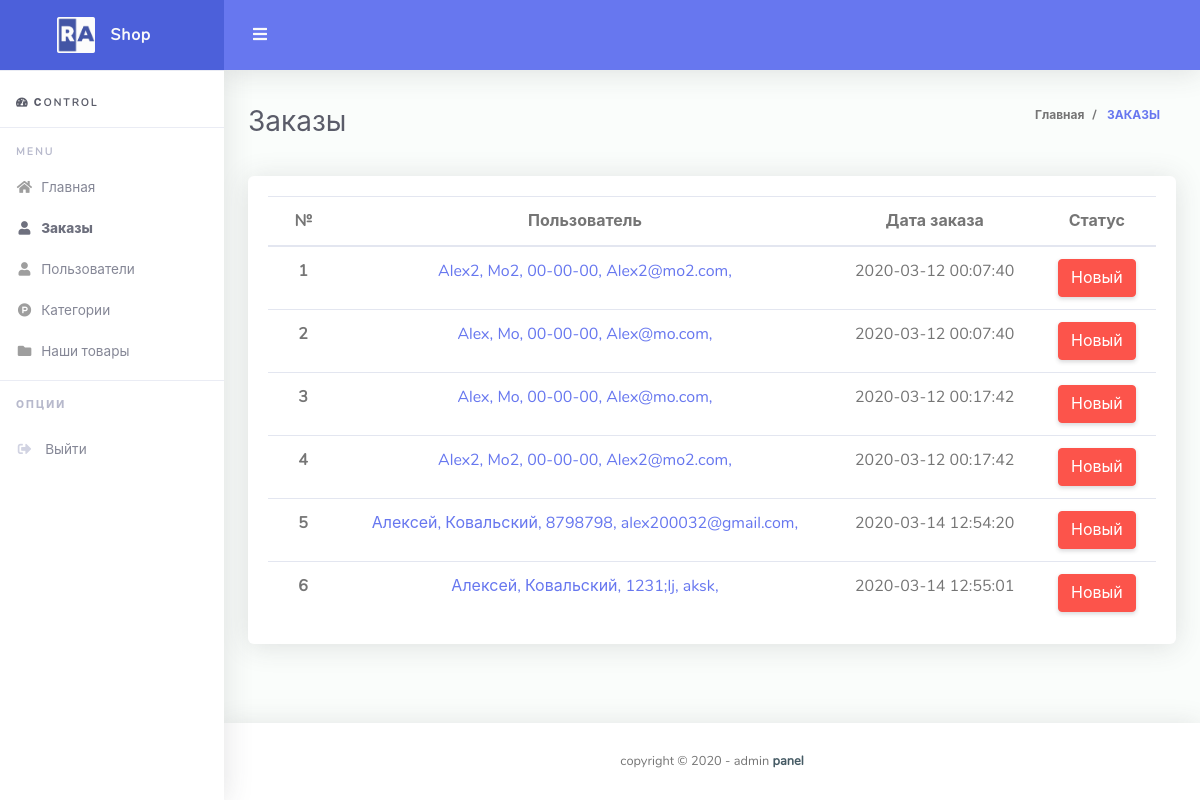
The page /admin/orders.php on the database its author committed.
### tables this page shows
CREATE TABLE `orders` (
  `id` int(11) NOT NULL,
  `customer_id` int(11) NOT NULL,
  `service` text NOT NULL,
  `created_at` datetime NOT NULL DEFAULT current_timestamp(),
  `status` tinyint(1) NOT NULL
);

CREATE TABLE `customers` (
  `id` int(11) NOT NULL,
  `first_name` varchar(20) NOT NULL,
  `last_name` varchar(20) DEFAULT NULL,
  `phone` varchar(255) DEFAULT NULL,
  `email` varchar(255) NOT NULL,
  `password` varchar(255) NOT NULL,
  `confirm_mail` varchar(255) NOT NULL,
  `verifided` int(1) NOT NULL DEFAULT 0,
  `rights` int(1) NOT NULL DEFAULT 0
);

### admin/orders.php (the view, shortened to what this page needs)
<?php
include $_SERVER['DOCUMENT_ROOT'] . "/configs/db.php";
?>
<!DOCTYPE html>
<html lang="en">
<head>
    <?php include $_SERVER['DOCUMENT_ROOT'] . "/admin/parts/head.php" ?>
</head>
<body id="page-top">
<div id="wrapper">
    <?php include $_SERVER['DOCUMENT_ROOT'] . "/admin/parts/nav.php" ?>
    <div id="content-wrapper" class="d-flex flex-column">
        <div id="content">
            <nav class="navbar navbar-expand navbar-light bg-navbar topbar mb-4 static-top">
                <button id="sidebarToggleTop" class="btn btn-link rounded-circle mr-3">
                    <i class="fa fa-bars"></i>
                </button>
            </nav>
            <div class="container-fluid" id="container-wrapper">
                <?php
                include $_SERVER['DOCUMENT_ROOT'] . "/admin/parts/breadcrumb.php"
                ?>
                <div class="row">
                    <div id="" class="col-lg-12">
                        <div class="card mb-4 text-center">
                            <div class="card-body table-full-width table-responsive">
                                <table class="table" id="table_orders">
                                  <thead>
                                    <tr>
                                      <th scope="col">№</th>
                                      <th scope="col">Пользователь</th>
                                      <th scope="col">Дата заказа</th>
                                      <th scope="col">Статус</th>
                                    </tr>
                                  </thead>
                                        <tbody>
                                                <?php
                                                $sql = "SELECT orders.id, orders.status, orders.created_at, customers.first_name, customers.last_name, customers.`phone`, customers.`email`
                                                        FROM customers
                                                        INNER JOIN orders ON customers.id = orders.customer_id
                                                        ORDER BY orders.id ASC";
                                                $result = $connect->query($sql);
                                                while($row = mysqli_fetch_assoc($result)) {
                                                ?>
                                                    <tr>
                                                        <th><?php echo $row['id']; ?></th>
                                                        <td><a href="/admin/watch_order.php?id=<?php echo $row['id']; ?>">
                                                            <?php echo $row['first_name']; ?>,
                                                            <?php echo $row['last_name']; ?>,
                                                            <?php echo $row['phone']; ?>,
                                                            <?php echo $row['email']; ?>,
                                                        </a></td>
                                                        <td><?php echo $row['created_at']; ?></td>
                                                        <td>
                                                            <div id="status<?php echo $row['id']; ?>">
                                                                <?php
                                                                if($row['status'] == 0) {
                                                                    ?>
                                                                    <div class="btn btn-danger" onclick="statusNew(<?php echo $row['id']; ?>)">Новый</div>
                                                                <?php
                                                                }
                                                                    ?>
                                                            </div>
                                                        </td>
                                                    </tr>
                                                <?php
                                                }
                                                ?>
                                        </tbody>
                                    </table>
                            </div>
                    </div>
                </div>
            </div>
        </div>
    </div>
    <?php include $_SERVER['DOCUMENT_ROOT'] . "/admin/parts/footer.php" ?>
    </div>
</div>
</body>
</html>

### admin/assets/css/main.css (style rules this page uses)
.card .table td { padding-right: 1rem; padding-left: 1rem; }

### rows shown on the page
orders: id "1", customer.first_name "Alex2", customer.last_name "Mo2", customer.phone "00-00-00", customer.email "Alex2@mo2.com", created_at "2020-03-12 00:07:40"
orders: id "2", customer.first_name "Alex", customer.last_name "Mo", customer.phone "00-00-00", customer.email "Alex@mo.com", created_at "2020-03-12 00:07:40"
orders: id "3", customer.first_name "Alex", customer.last_name "Mo", customer.phone "00-00-00", customer.email "Alex@mo.com", created_at "2020-03-12 00:17:42"
orders: id "4", customer.first_name "Alex2", customer.last_name "Mo2", customer.phone "00-00-00", customer.email "Alex2@mo2.com", created_at "2020-03-12 00:17:42"
orders: id "5", customer.first_name "Алексей", customer.last_name "Ковальский", customer.phone "8798798", customer.email "alex200032@gmail.com", created_at "2020-03-14 12:54:20"
orders: id "6", customer.first_name "Алексей", customer.last_name "Ковальский", customer.phone "1231;lj", customer.email "aksk", created_at "2020-03-14 12:55:01"

### other values the page prints
$page "Заказы"
$page "ЗАКАЗЫ"
